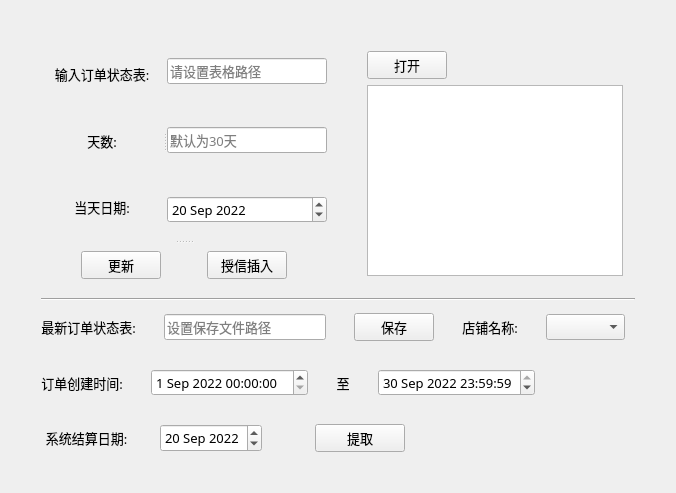
<?xml version="1.0" encoding="UTF-8"?>
<ui version="4.0">
 <class>Form</class>
 <widget class="QWidget" name="Form">
  <property name="geometry">
   <rect>
    <x>0</x>
    <y>0</y>
    <width>676</width>
    <height>493</height>
   </rect>
  </property>
  <property name="minimumSize">
   <size>
    <width>676</width>
    <height>493</height>
   </size>
  </property>
  <property name="font">
   <font>
    <family>微软雅黑</family>
    <pointsize>10</pointsize>
   </font>
  </property>
  <property name="windowTitle">
   <string>数据库更新与读取</string>
  </property>
  <layout class="QVBoxLayout" name="verticalLayout_8">
   <item>
    <layout class="QVBoxLayout" name="verticalLayout_7" stretch="0">
     <property name="spacing">
      <number>12</number>
     </property>
     <property name="leftMargin">
      <number>30</number>
     </property>
     <property name="topMargin">
      <number>30</number>
     </property>
     <property name="rightMargin">
      <number>30</number>
     </property>
     <property name="bottomMargin">
      <number>30</number>
     </property>
     <item>
      <layout class="QVBoxLayout" name="verticalLayout_6">
       <item>
        <layout class="QHBoxLayout" name="horizontalLayout_5">
         <property name="spacing">
          <number>30</number>
         </property>
         <item>
          <widget class="QSplitter" name="splitter_2">
           <property name="orientation">
            <enum>Qt::Vertical</enum>
           </property>
           <widget class="QSplitter" name="splitter">
            <property name="orientation">
             <enum>Qt::Horizontal</enum>
            </property>
            <widget class="QWidget" name="layoutWidget">
             <layout class="QVBoxLayout" name="verticalLayout">
              <property name="spacing">
               <number>0</number>
              </property>
              <item>
               <widget class="QLabel" name="label">
                <property name="sizePolicy">
                 <sizepolicy hsizetype="Preferred" vsizetype="Preferred">
                  <horstretch>0</horstretch>
                  <verstretch>1</verstretch>
                 </sizepolicy>
                </property>
                <property name="text">
                 <string>输入订单状态表:</string>
                </property>
                <property name="alignment">
                 <set>Qt::AlignCenter</set>
                </property>
               </widget>
              </item>
              <item>
               <widget class="QLabel" name="label_2">
                <property name="sizePolicy">
                 <sizepolicy hsizetype="Preferred" vsizetype="Preferred">
                  <horstretch>0</horstretch>
                  <verstretch>1</verstretch>
                 </sizepolicy>
                </property>
                <property name="text">
                 <string>天数:</string>
                </property>
                <property name="alignment">
                 <set>Qt::AlignCenter</set>
                </property>
               </widget>
              </item>
              <item>
               <widget class="QLabel" name="label_3">
                <property name="sizePolicy">
                 <sizepolicy hsizetype="Preferred" vsizetype="Preferred">
                  <horstretch>0</horstretch>
                  <verstretch>1</verstretch>
                 </sizepolicy>
                </property>
                <property name="text">
                 <string>当天日期:</string>
                </property>
                <property name="alignment">
                 <set>Qt::AlignCenter</set>
                </property>
               </widget>
              </item>
             </layout>
            </widget>
            <widget class="QWidget" name="layoutWidget">
             <layout class="QVBoxLayout" name="verticalLayout_2">
              <property name="spacing">
               <number>26</number>
              </property>
              <item>
               <widget class="QLineEdit" name="InputFile">
                <property name="sizePolicy">
                 <sizepolicy hsizetype="Preferred" vsizetype="Fixed">
                  <horstretch>0</horstretch>
                  <verstretch>1</verstretch>
                 </sizepolicy>
                </property>
                <property name="placeholderText">
                 <string>请设置表格路径</string>
                </property>
               </widget>
              </item>
              <item>
               <widget class="QLineEdit" name="InputDay">
                <property name="sizePolicy">
                 <sizepolicy hsizetype="Expanding" vsizetype="Fixed">
                  <horstretch>0</horstretch>
                  <verstretch>1</verstretch>
                 </sizepolicy>
                </property>
                <property name="placeholderText">
                 <string>默认为30天</string>
                </property>
               </widget>
              </item>
              <item>
               <widget class="QDateEdit" name="Today">
                <property name="sizePolicy">
                 <sizepolicy hsizetype="Preferred" vsizetype="Fixed">
                  <horstretch>0</horstretch>
                  <verstretch>1</verstretch>
                 </sizepolicy>
                </property>
                <property name="dateTime">
                 <datetime>
                  <hour>0</hour>
                  <minute>0</minute>
                  <second>0</second>
                  <year>2022</year>
                  <month>9</month>
                  <day>20</day>
                 </datetime>
                </property>
                <property name="maximumDateTime">
                 <datetime>
                  <hour>23</hour>
                  <minute>59</minute>
                  <second>59</second>
                  <year>2025</year>
                  <month>12</month>
                  <day>31</day>
                 </datetime>
                </property>
                <property name="minimumDateTime">
                 <datetime>
                  <hour>0</hour>
                  <minute>0</minute>
                  <second>0</second>
                  <year>2021</year>
                  <month>1</month>
                  <day>1</day>
                 </datetime>
                </property>
               </widget>
              </item>
             </layout>
            </widget>
           </widget>
           <widget class="QWidget" name="horizontalLayoutWidget">
            <layout class="QHBoxLayout" name="horizontalLayout_4">
             <item>
              <widget class="QPushButton" name="UpdateButton">
               <property name="sizePolicy">
                <sizepolicy hsizetype="Fixed" vsizetype="Fixed">
                 <horstretch>1</horstretch>
                 <verstretch>0</verstretch>
                </sizepolicy>
               </property>
               <property name="text">
                <string>更新</string>
               </property>
              </widget>
             </item>
             <item>
              <widget class="QPushButton" name="InsertButton">
               <property name="sizePolicy">
                <sizepolicy hsizetype="Fixed" vsizetype="Fixed">
                 <horstretch>1</horstretch>
                 <verstretch>0</verstretch>
                </sizepolicy>
               </property>
               <property name="text">
                <string>授信插入</string>
               </property>
              </widget>
             </item>
            </layout>
           </widget>
          </widget>
         </item>
         <item>
          <layout class="QVBoxLayout" name="verticalLayout_5">
           <property name="spacing">
            <number>6</number>
           </property>
           <property name="leftMargin">
            <number>10</number>
           </property>
           <property name="topMargin">
            <number>10</number>
           </property>
           <property name="rightMargin">
            <number>12</number>
           </property>
           <property name="bottomMargin">
            <number>10</number>
           </property>
           <item>
            <spacer name="verticalSpacer">
             <property name="orientation">
              <enum>Qt::Vertical</enum>
             </property>
             <property name="sizeType">
              <enum>QSizePolicy::Preferred</enum>
             </property>
             <property name="sizeHint" stdset="0">
              <size>
               <width>20</width>
               <height>10</height>
              </size>
             </property>
            </spacer>
           </item>
           <item>
            <widget class="QPushButton" name="InputButton">
             <property name="sizePolicy">
              <sizepolicy hsizetype="Fixed" vsizetype="Fixed">
               <horstretch>0</horstretch>
               <verstretch>1</verstretch>
              </sizepolicy>
             </property>
             <property name="text">
              <string>打开</string>
             </property>
            </widget>
           </item>
           <item>
            <widget class="QTextBrowser" name="textBrowser">
             <property name="sizePolicy">
              <sizepolicy hsizetype="Fixed" vsizetype="Fixed">
               <horstretch>0</horstretch>
               <verstretch>10</verstretch>
              </sizepolicy>
             </property>
            </widget>
           </item>
          </layout>
         </item>
        </layout>
       </item>
       <item>
        <widget class="Line" name="line">
         <property name="sizePolicy">
          <sizepolicy hsizetype="Minimum" vsizetype="Minimum">
           <horstretch>0</horstretch>
           <verstretch>2</verstretch>
          </sizepolicy>
         </property>
         <property name="orientation">
          <enum>Qt::Horizontal</enum>
         </property>
        </widget>
       </item>
       <item>
        <layout class="QVBoxLayout" name="verticalLayout_4">
         <property name="spacing">
          <number>28</number>
         </property>
         <item>
          <layout class="QHBoxLayout" name="horizontalLayout">
           <item>
            <widget class="QLabel" name="label_4">
             <property name="sizePolicy">
              <sizepolicy hsizetype="Preferred" vsizetype="Preferred">
               <horstretch>1</horstretch>
               <verstretch>0</verstretch>
              </sizepolicy>
             </property>
             <property name="text">
              <string>最新订单状态表:</string>
             </property>
             <property name="alignment">
              <set>Qt::AlignCenter</set>
             </property>
            </widget>
           </item>
           <item>
            <widget class="QLineEdit" name="OutputFile">
             <property name="sizePolicy">
              <sizepolicy hsizetype="Preferred" vsizetype="Fixed">
               <horstretch>3</horstretch>
               <verstretch>0</verstretch>
              </sizepolicy>
             </property>
             <property name="alignment">
              <set>Qt::AlignLeading|Qt::AlignLeft|Qt::AlignVCenter</set>
             </property>
             <property name="placeholderText">
              <string>设置保存文件路径</string>
             </property>
            </widget>
           </item>
           <item>
            <widget class="QPushButton" name="OutputButton">
             <property name="sizePolicy">
              <sizepolicy hsizetype="Fixed" vsizetype="Fixed">
               <horstretch>1</horstretch>
               <verstretch>0</verstretch>
              </sizepolicy>
             </property>
             <property name="text">
              <string>保存</string>
             </property>
            </widget>
           </item>
           <item>
            <widget class="QLabel" name="label_7">
             <property name="sizePolicy">
              <sizepolicy hsizetype="Minimum" vsizetype="Preferred">
               <horstretch>1</horstretch>
               <verstretch>0</verstretch>
              </sizepolicy>
             </property>
             <property name="text">
              <string>店铺名称:</string>
             </property>
             <property name="alignment">
              <set>Qt::AlignCenter</set>
             </property>
            </widget>
           </item>
           <item>
            <widget class="QComboBox" name="comboBox">
             <property name="sizePolicy">
              <sizepolicy hsizetype="Preferred" vsizetype="Fixed">
               <horstretch>1</horstretch>
               <verstretch>0</verstretch>
              </sizepolicy>
             </property>
            </widget>
           </item>
           <item>
            <spacer name="horizontalSpacer_2">
             <property name="orientation">
              <enum>Qt::Horizontal</enum>
             </property>
             <property name="sizeHint" stdset="0">
              <size>
               <width>10</width>
               <height>20</height>
              </size>
             </property>
            </spacer>
           </item>
          </layout>
         </item>
         <item>
          <layout class="QHBoxLayout" name="horizontalLayout_2">
           <item>
            <widget class="QLabel" name="label_5">
             <property name="sizePolicy">
              <sizepolicy hsizetype="Preferred" vsizetype="Preferred">
               <horstretch>2</horstretch>
               <verstretch>0</verstretch>
              </sizepolicy>
             </property>
             <property name="text">
              <string>订单创建时间:</string>
             </property>
             <property name="alignment">
              <set>Qt::AlignCenter</set>
             </property>
            </widget>
           </item>
           <item>
            <widget class="QDateTimeEdit" name="StartTime">
             <property name="sizePolicy">
              <sizepolicy hsizetype="Preferred" vsizetype="Fixed">
               <horstretch>3</horstretch>
               <verstretch>0</verstretch>
              </sizepolicy>
             </property>
             <property name="dateTime">
              <datetime>
               <hour>0</hour>
               <minute>0</minute>
               <second>0</second>
               <year>2022</year>
               <month>9</month>
               <day>1</day>
              </datetime>
             </property>
            </widget>
           </item>
           <item>
            <widget class="QLabel" name="label_6">
             <property name="sizePolicy">
              <sizepolicy hsizetype="Preferred" vsizetype="Preferred">
               <horstretch>1</horstretch>
               <verstretch>0</verstretch>
              </sizepolicy>
             </property>
             <property name="text">
              <string>至</string>
             </property>
             <property name="alignment">
              <set>Qt::AlignCenter</set>
             </property>
            </widget>
           </item>
           <item>
            <widget class="QDateTimeEdit" name="EndTime">
             <property name="sizePolicy">
              <sizepolicy hsizetype="Preferred" vsizetype="Fixed">
               <horstretch>3</horstretch>
               <verstretch>0</verstretch>
              </sizepolicy>
             </property>
             <property name="dateTime">
              <datetime>
               <hour>23</hour>
               <minute>59</minute>
               <second>59</second>
               <year>2022</year>
               <month>9</month>
               <day>30</day>
              </datetime>
             </property>
            </widget>
           </item>
           <item>
            <spacer name="horizontalSpacer">
             <property name="orientation">
              <enum>Qt::Horizontal</enum>
             </property>
             <property name="sizeType">
              <enum>QSizePolicy::Fixed</enum>
             </property>
             <property name="sizeHint" stdset="0">
              <size>
               <width>100</width>
               <height>20</height>
              </size>
             </property>
            </spacer>
           </item>
          </layout>
         </item>
         <item>
          <layout class="QHBoxLayout" name="horizontalLayout_3">
           <item>
            <widget class="QLabel" name="label_8">
             <property name="sizePolicy">
              <sizepolicy hsizetype="Preferred" vsizetype="Preferred">
               <horstretch>2</horstretch>
               <verstretch>0</verstretch>
              </sizepolicy>
             </property>
             <property name="text">
              <string>系统结算日期:</string>
             </property>
             <property name="alignment">
              <set>Qt::AlignCenter</set>
             </property>
            </widget>
           </item>
           <item>
            <widget class="QDateEdit" name="settlementDate">
             <property name="sizePolicy">
              <sizepolicy hsizetype="Preferred" vsizetype="Preferred">
               <horstretch>2</horstretch>
               <verstretch>0</verstretch>
              </sizepolicy>
             </property>
             <property name="alignment">
              <set>Qt::AlignLeading|Qt::AlignLeft|Qt::AlignVCenter</set>
             </property>
             <property name="dateTime">
              <datetime>
               <hour>0</hour>
               <minute>0</minute>
               <second>0</second>
               <year>2022</year>
               <month>9</month>
               <day>20</day>
              </datetime>
             </property>
             <property name="maximumDateTime">
              <datetime>
               <hour>23</hour>
               <minute>59</minute>
               <second>59</second>
               <year>2025</year>
               <month>12</month>
               <day>31</day>
              </datetime>
             </property>
             <property name="minimumDateTime">
              <datetime>
               <hour>0</hour>
               <minute>0</minute>
               <second>0</second>
               <year>2022</year>
               <month>1</month>
               <day>1</day>
              </datetime>
             </property>
            </widget>
           </item>
           <item>
            <spacer name="horizontalSpacer_5">
             <property name="orientation">
              <enum>Qt::Horizontal</enum>
             </property>
             <property name="sizeHint" stdset="0">
              <size>
               <width>25</width>
               <height>20</height>
              </size>
             </property>
            </spacer>
           </item>
           <item>
            <widget class="QPushButton" name="ReadButton">
             <property name="sizePolicy">
              <sizepolicy hsizetype="Preferred" vsizetype="Preferred">
               <horstretch>2</horstretch>
               <verstretch>0</verstretch>
              </sizepolicy>
             </property>
             <property name="text">
              <string>提取</string>
             </property>
            </widget>
           </item>
           <item>
            <spacer name="horizontalSpacer_3">
             <property name="orientation">
              <enum>Qt::Horizontal</enum>
             </property>
             <property name="sizeHint" stdset="0">
              <size>
               <width>230</width>
               <height>20</height>
              </size>
             </property>
            </spacer>
           </item>
          </layout>
         </item>
        </layout>
       </item>
      </layout>
     </item>
    </layout>
   </item>
  </layout>
 </widget>
 <resources/>
 <connections/>
</ui>
